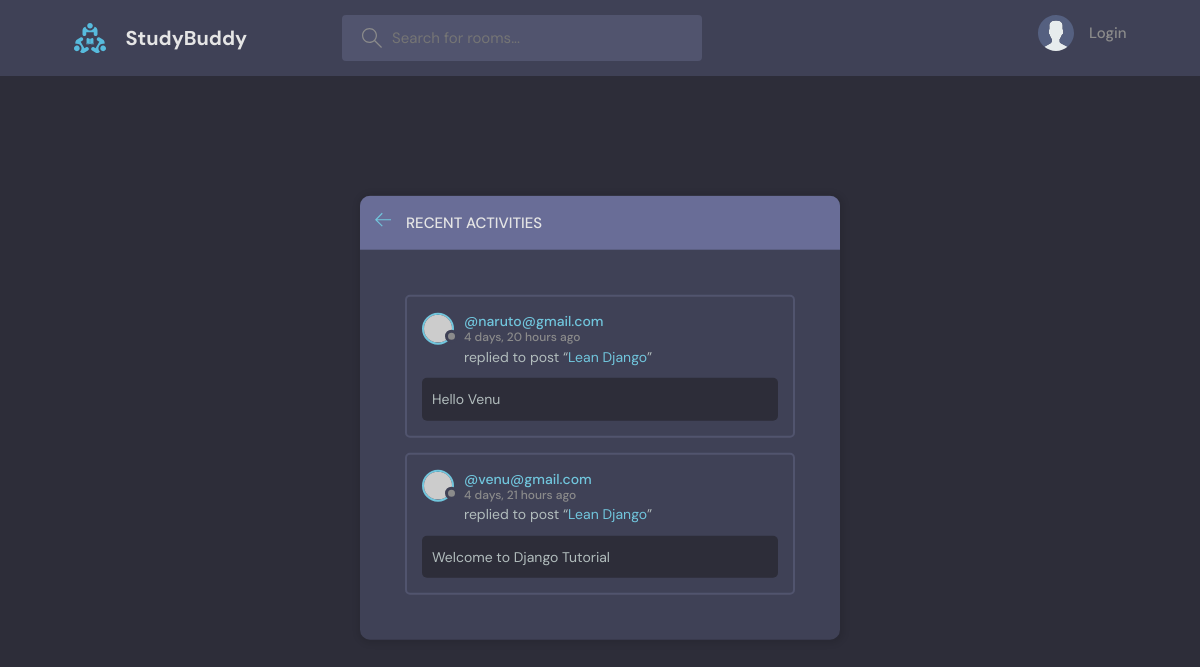
The page /activity/ on the database as committed earlier.
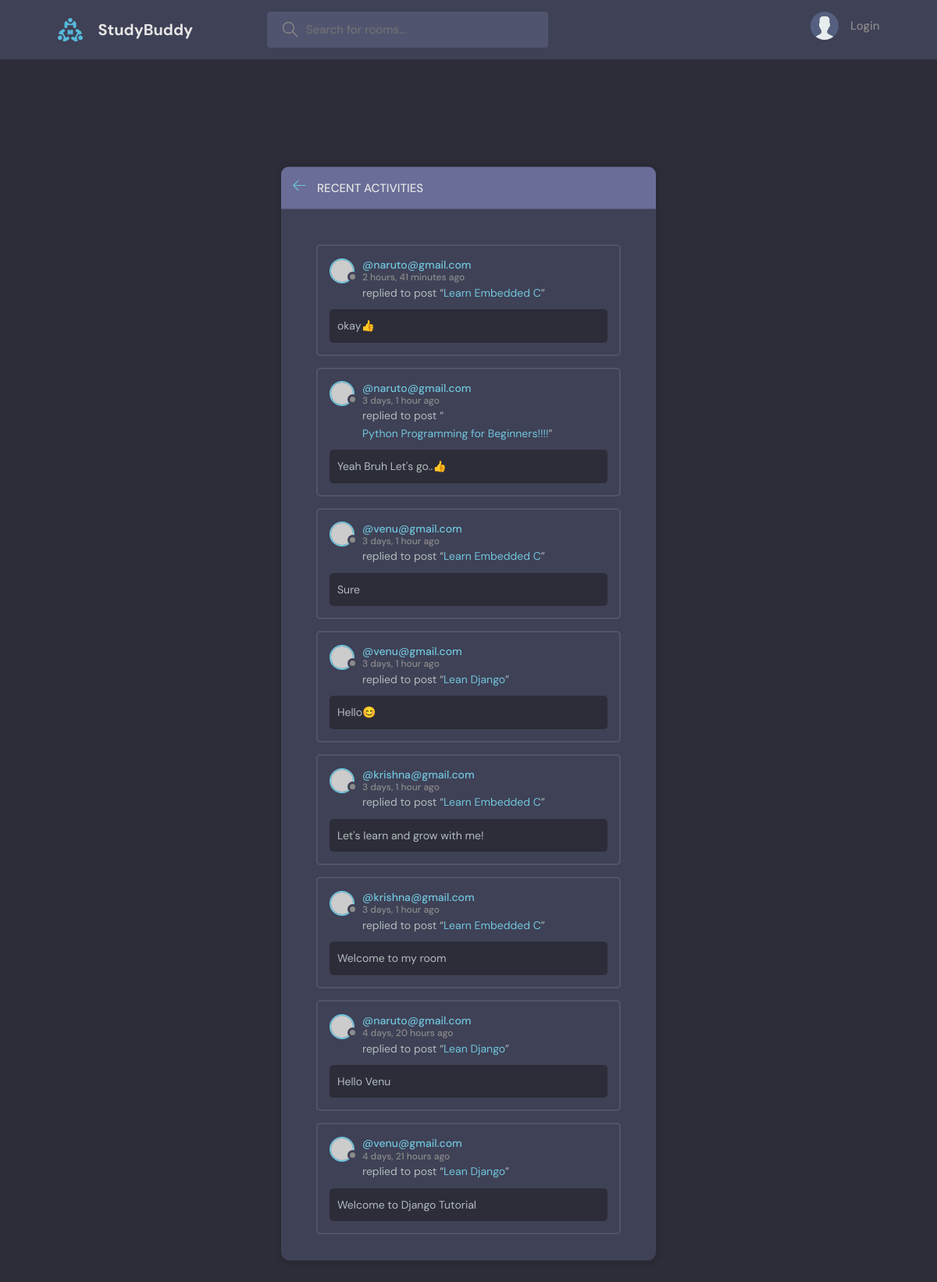
The same page on the database as committed later.
### base/models.py (models this page shows)
class Message(models.Model):
    user = models.ForeignKey(User, on_delete=models.CASCADE)
    room = models.ForeignKey(Room, on_delete=models.CASCADE)
    body = models.TextField()
    updated = models.DateTimeField(auto_now=True)
    created = models.DateTimeField(auto_now_add=True)
    class Meta:
        ordering = ['-updated', '-created']
    def __str__(self):
        return self.body[0:50]

class User(AbstractUser):
    name = models.CharField(max_length=200, null=True)
    email = models.EmailField(unique=True, null=True)
    bio = models.TextField(null=True)
    avatar = models.ImageField(null=True, default="avatar.svg")
    USERNAME_FIELD = 'email'
    REQUIRED_FIELDS = []

class Room(models.Model):
    host = models.ForeignKey(User, on_delete=models.SET_NULL, null=True)
    topic = models.ForeignKey(Topic, on_delete=models.SET_NULL, null=True)
    name = models.CharField(max_length=200)
    description = models.TextField(null=True, blank=True)
    participants = models.ManyToManyField(User, related_name='participants', blank=True)
    updated = models.DateTimeField(auto_now=True)
    created = models.DateTimeField(auto_now_add=True)
    class Meta:
        ordering = ['-updated', '-created']
    def __str__(self):
        return self.name

### base/views.py (the view)
# urls.py: path('activity/', views.activityPage, name='activity'),
def activityPage(request):
    room_messages = Message.objects.all()
    context = {'room_messages': room_messages}
    return render(request, 'base/activity.html', context)

### base/templates/base/activity.html (shortened to what this page needs)
{% extends 'main.html' %}
{% block content %}
<main class="layout">
  <div class="container">
    <div class="layout__box">
      <div class="layout__boxHeader">
        <div class="layout__boxTitle">
          <a href="{% url 'home' %}">
            <svg version="1.1" xmlns="http://www.w3.org/2000/svg" width="32" height="32" viewBox="0 0 32 32">
              <title>arrow-left</title>
              <path
                d="M13.723 2.286l-13.723 13.714 13.719 13.714 1.616-1.611-10.96-10.96h27.625v-2.286h-27.625l10.965-10.965-1.616-1.607z">
              </path>
            </svg>
          </a>
          <h3>Recent Activities</h3>
        </div>
      </div>
      <div class="activities-page layout__body layout__scroll">
        {% for message in room_messages %}
        <div class="activities__box">
          <div class="activities__boxHeader roomListRoom__header">
            <a href="{% url 'user-profile' message.user.id %}" class="roomListRoom__author">
              <div class="avatar avatar--small">
                <img src="https://randomuser.me/api/portraits/women/11.jpg" />
              </div>
              <p>
                @{{message.user}}
                <span>{{message.created | timesince}} ago</span>
              </p>
            </a>
          </div>
          <div class="activities__boxContent">
            <p>replied to post “<a href="{% url 'room' message.room.id %}">{{message.room}}</a>”</p>
            <div class="activities__boxRoomContent">
              {{message}}
            </div>
          </div>
        </div>
        {% endfor %}
      </div>
    </div>
  </div>
</main>
{% endblock content %}

Rows that differ between the two databases and show on the page:
added Message: user "naruto@gmail.com", created "2 hours, 41 minutes", room "Learn Embedded C", body "okay👍"
added Message: user "naruto@gmail.com", created "3 days, 1 hour", room "Python Programming for Beginners!!!!", body "Yeah Bruh Let's go..👍"
added Message: user "venu@gmail.com", created "3 days, 1 hour", room "Learn Embedded C", body "Sure"
added Message: user "venu@gmail.com", created "3 days, 1 hour", room "Lean Django", body "Hello😊"
added Message: user "krishna@gmail.com", created "3 days, 1 hour", room "Learn Embedded C", body "Let's learn and grow with me!"
added Message: user "krishna@gmail.com", created "3 days, 1 hour", room "Learn Embedded C", body "Welcome to my room"
